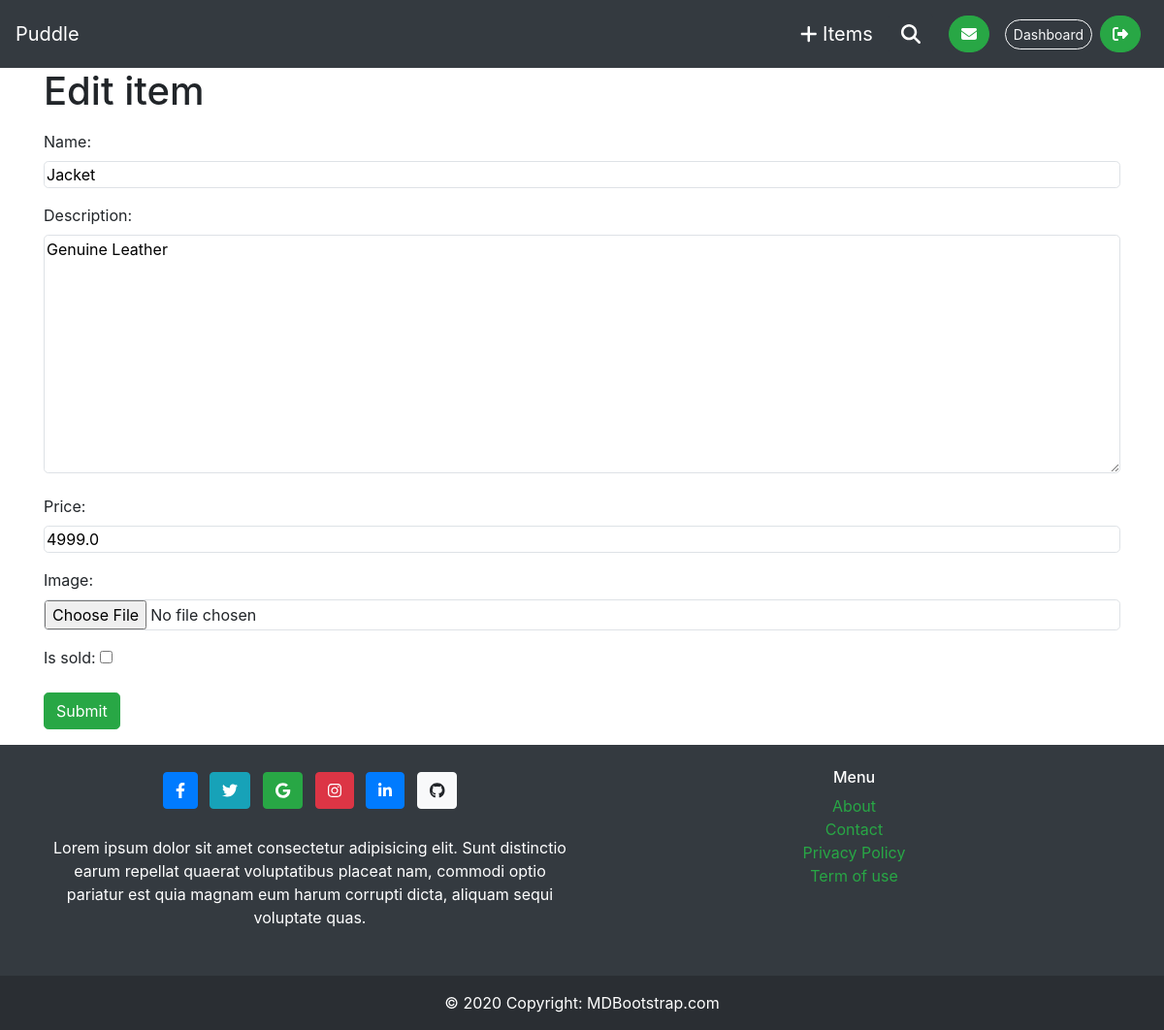
The app's page /items/2/edit/ (signed in) with its own data.
### item/models.py (models this page shows, shortened)
class Item(models.Model):
    category = models.ForeignKey(Category, related_name='items', on_delete=models.CASCADE)
    name = models.CharField(max_length=255)
    description = models.TextField(blank=True, null=True)
    price = models.FloatField()
    image= models.ImageField(upload_to='item_images', blank=True, null=True)
    is_sold = models.BooleanField(default=False)
    created_by = models.ForeignKey(User, related_name='items', on_delete= models.CASCADE)
    created_at = models.DateTimeField(auto_now_add=True)
    class Meta:
        ordering = ('name',)

### item/views.py (the view)
# urls.py: path('<int:pk>/edit/', views.edit, name='edit'),
def edit(request,pk):
    item = get_object_or_404(Item, pk=pk, created_by=request.user)
    if request.method == 'POST':
        form = EditItemForm(request.POST, request.FILES, instance=item)
        if form.is_valid():
            form.save()
            return redirect('item:detail',pk=item.id)
    else:
        form = EditItemForm(instance=item)
    return render(request, 'item/form.html',{
        'form':form,
        'title':'Edit item',
    })

### item/forms.py
class EditItemForm(forms.ModelForm):
    class Meta:
        model = Item
        fields = ('name','description','price','image','is_sold')
        widgets={
            'name': forms.TextInput(attrs={
                'class': INPUT_CLASSES
            }),
            'description': forms.Textarea(attrs={
                'class': INPUT_CLASSES
            }),
            'price': forms.NumberInput(attrs={
                'class': INPUT_CLASSES
            }),
            'image': forms.FileInput(attrs={
                'class': INPUT_CLASSES
            }),
        }

### item/templates/item/form.html (shortened to what this page needs)
{% extends "core/base.html" %}
{% block content %}
    <h1>{{title}}</h1>
    <form method="post" action="." enctype="multipart/form-data">
        <div class="my-3">
            {{form.as_p}}
        </div>
        <button class="btn btn-success rounded-lg mb-3">Submit</button>
    </form>
{% endblock content %}

### records on screen
Item: name "Jacket", description "Genuine Leather", price "4999.0"

### other values on screen
{{ title }} "Edit item"
